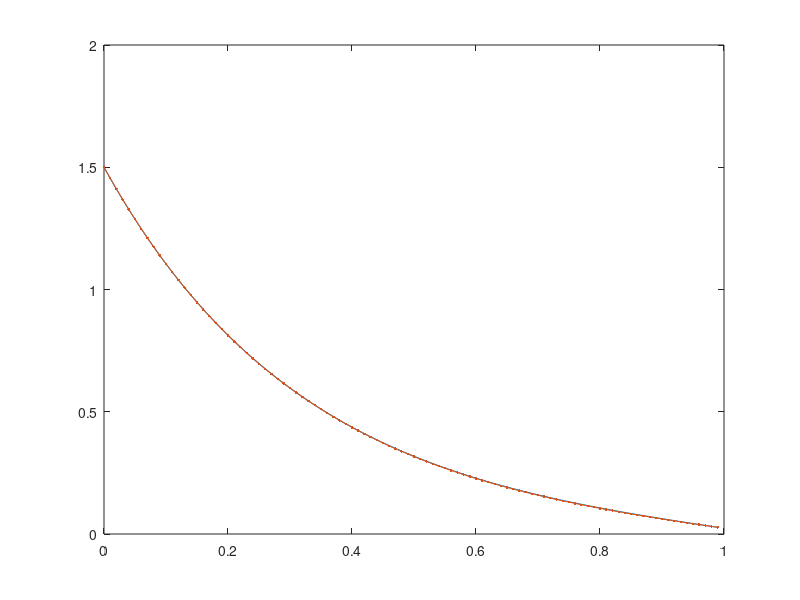
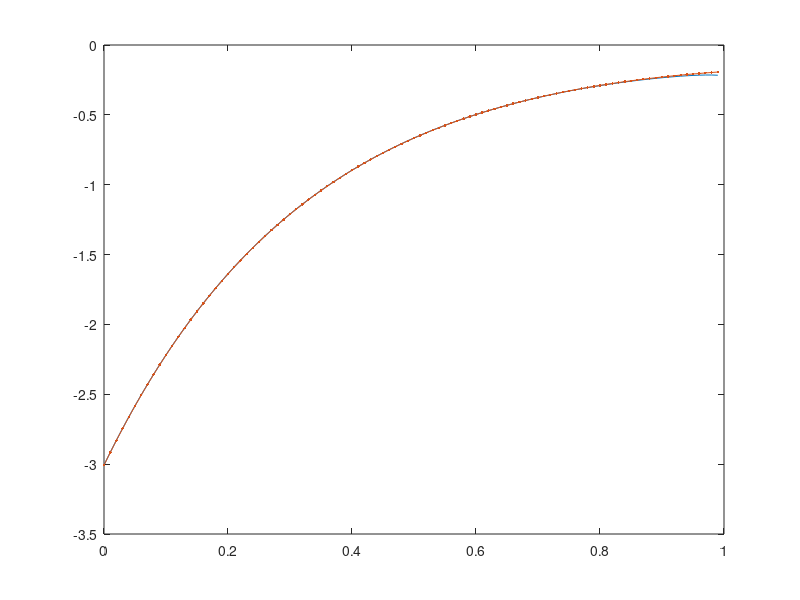

Reproduce these figures in MATLAB, in order.
a=1; b=2; q=1; r=0.5; s=2;
tf=1; dt=0.01;

x0=1.5;

P=[];
p=s; t=tf;

while (t>=0);
    P=[p;P];
    p=p-dt*(-2*a*p-q+b^2/r*p^2);
    t=t-dt;
end;
    
x=x0; t=0;
X=[]; U=[]; T=[]; i=1;
while (t<=tf);
    X=[X;x];
    T=[T;t];
    p=P(i);
    u=-b*p/r*x;
    U=[U;u];
    x=x+dt*(a*x+b*u);
    t=t+dt;
    i=i+1;
end;
    
figure(1);
hold off;
plot(T,X);
figure(2);
hold off;
plot(T,U);

 % Analytic solution
 M=[a,-b^2/r;-q,-a];
 x2=x0; t=0;
 X2=[]; U2=[];
 while (t<=tf);
     X2=[X2;x2];
     z=expm(M.*(t-tf))*[1;s];
     p=z(2)/z(1);
     u=-b*p/r*x2;
     U2=[U2;u];
     x2=x2+dt*(a*x2+b*u);
     t=t+dt;
 end;
 
 figure(1);
 hold on;
 plot(T,X2,'.-');
 figure(2);
 hold on;
 plot(T,U2,'.-');
